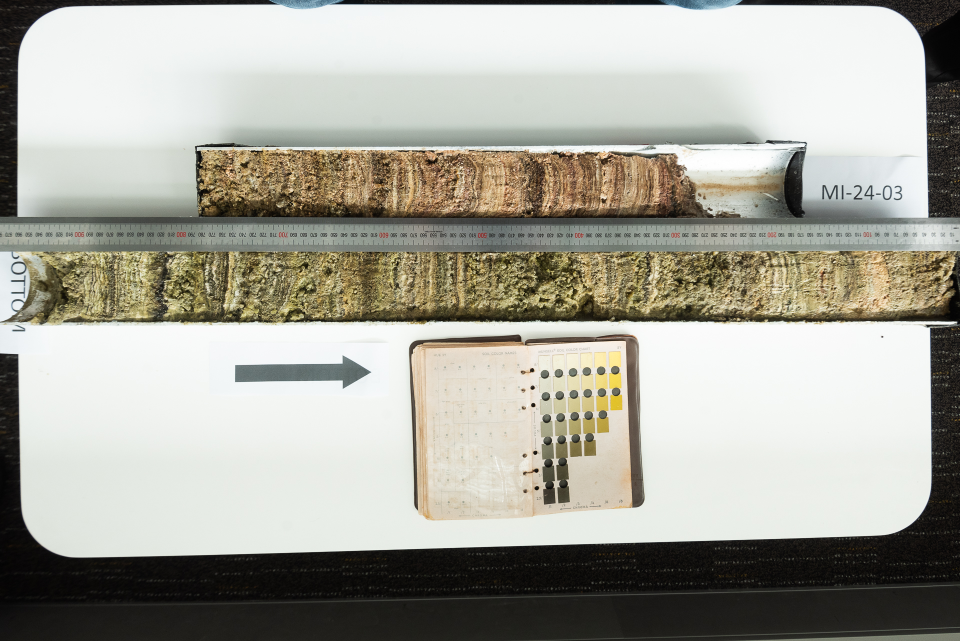
#> input picture image_processing/image-data/MI-24_03/SCREEN banner 96dpi-3148-2.jpg, 1920 x 1282 px, found by its file name (shown at 1/2 size)
$ python image_transforming.py
#> lines starting #> are read from the running program, lines starting #| are printed output that depends on the picture; after the words box and inside, x2 and y2 are one past the last pixel; in counts of white or black regions, pixels touching at a corner belong together
import cv2
import numpy as np

def import_img(image_path):
    """ Imports an image from a file path"""
    image = cv2.imread(image_path)
#> image is the input picture: shape (1282, 1920, 3); mean B, G, R 156.3, 166.3, 167.4
    assert image is not None, "No image found at the specified path"
    return image

def show_img(image, title='Image'):
    """ Displays an image"""
    cv2.imshow(title, image)
    cv2.waitKey(0)
    cv2.destroyAllWindows()

def remove_greys(image, show=False):
    """ Removes grey and white areas of an image"""
#> called with show = True
    hsv = cv2.cvtColor(image, cv2.COLOR_BGR2HSV)
#> hsv: shape (1282, 1920, 3); mean H, S, V 47.4, 32, 169.9
    lower_grey = np.array([0, 0, 50])
    upper_grey = np.array([180, 50, 200])
    lower_white = np.array([0, 0, 200])
    upper_white = np.array([180, 20, 255])
    mask_grey = cv2.inRange(hsv, lower_grey, upper_grey)
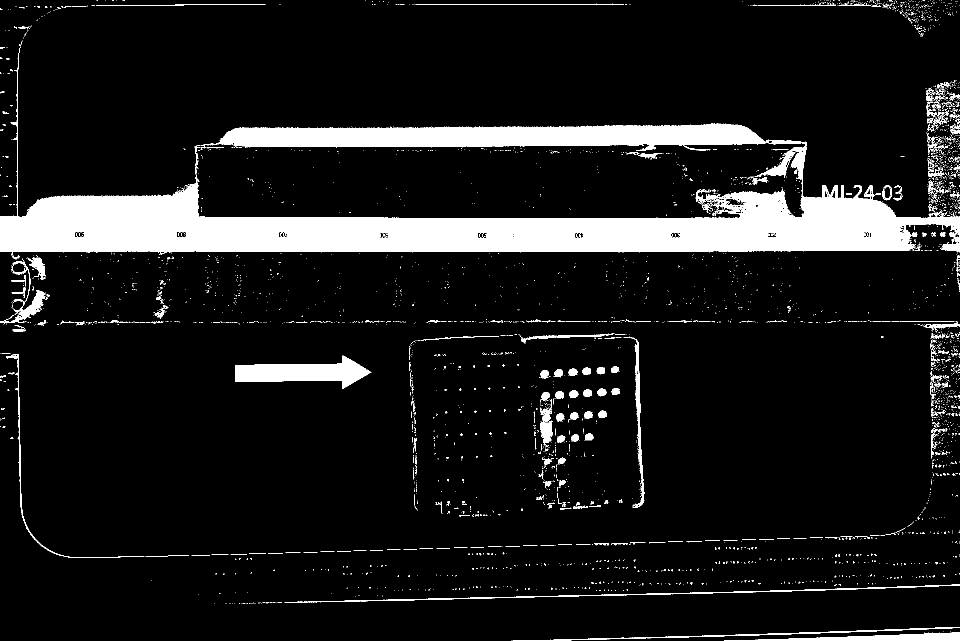
#> mask_grey: shape (1282, 1920) (shown at 1/2 size); 10.1% white; 3869 white regions (3639 under 20 px), largest, box (x1, y1, x2, y2) and area: (0, 93, 1920, 519) 196770, (470, 711, 743, 778) 9255, (1448, 1265, 1920, 1282) 3975
    mask_white = cv2.inRange(hsv, lower_white, upper_white)
#> mask_white: shape (1282, 1920); 50.3% white; 459 black regions (426 under 20 px), largest, box (x1, y1, x2, y2) and area: (0, 0, 1920, 1282) 1085131, (818, 668, 1290, 1041) 122952, (470, 711, 743, 778) 9269
    mask_combined = cv2.bitwise_or(mask_grey, mask_white)
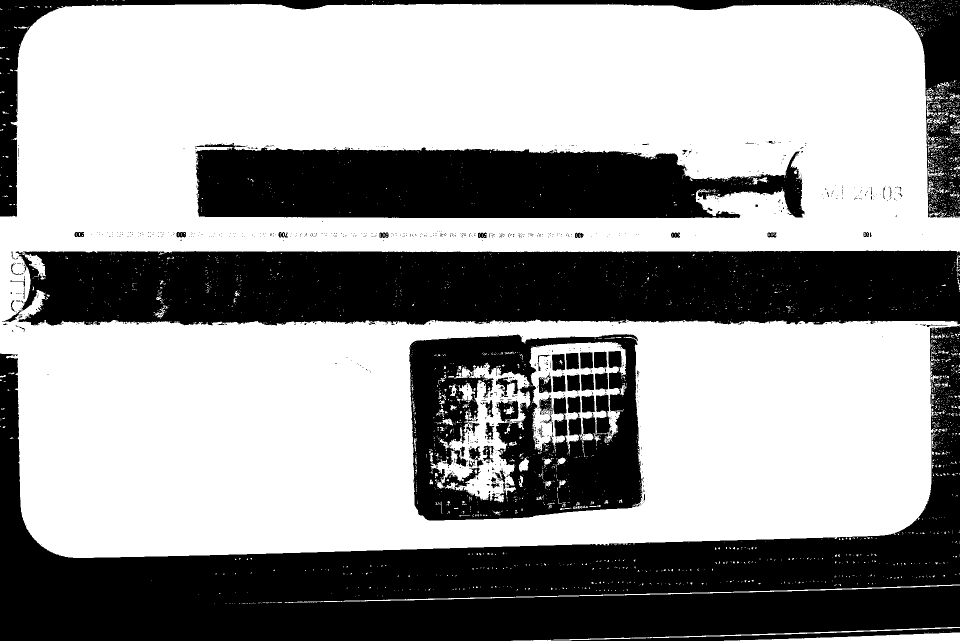
#> mask_combined: shape (1282, 1920) (shown at 1/2 size); 60.3% white; 1026 black regions (964 under 20 px), largest, box (x1, y1, x2, y2) and area: (0, 651, 1920, 1282) 385449, (4, 501, 1920, 651) 260217, (390, 286, 1609, 436) 141501
    mask_non_grey_white = cv2.bitwise_not(mask_combined)
    image_no_grey_white = cv2.bitwise_and(image, image, mask=mask_non_grey_white)
    if show == True:
        show_img(image_no_grey_white, title='Image with Greys and Whites Removed')
    return image_no_grey_white

def get_contours(image, show=False):
    """ Processes and finds contours in an image"""
#> called with show = True
    grey = cv2.cvtColor(image, cv2.COLOR_BGR2GRAY)
    show_img(grey, title='Grey Image')
    blurred = cv2.GaussianBlur(grey, (101, 101), 0)
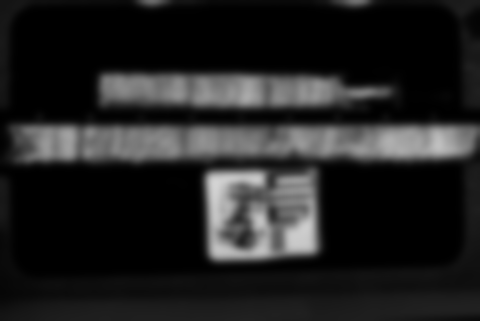
#> blurred: shape (1282, 1920) (shown at 1/4 size); min 0, max 211, mean 33.2
    show_img(blurred, title='Blurred Image')
    _, binary = cv2.threshold(blurred, 127, 255, cv2.THRESH_OTSU)
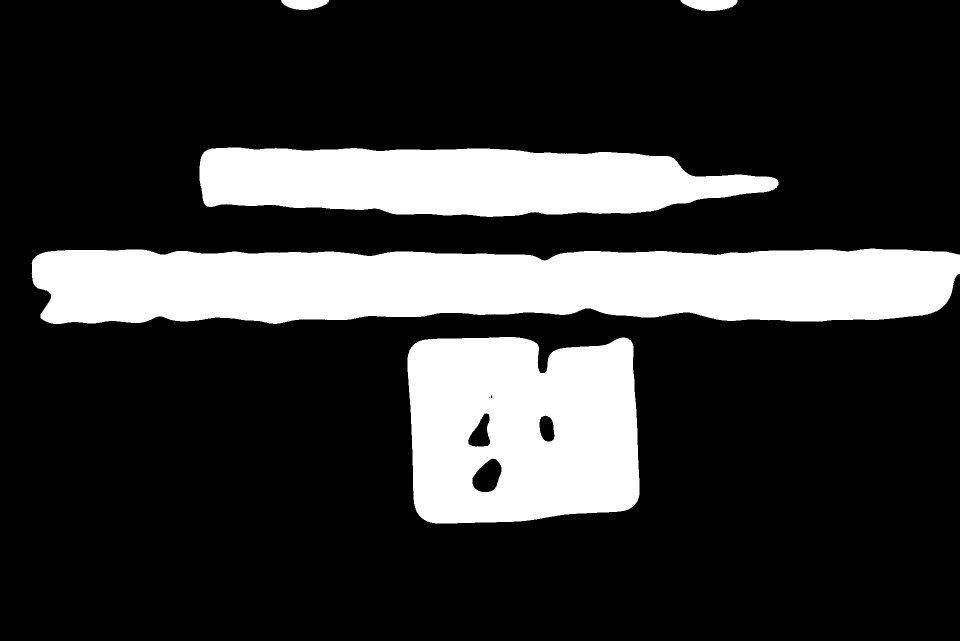
#> binary: shape (1282, 1920) (shown at 1/2 size); 21.1% white; 5 white regions
    show_img(binary, title='Binary Image')
    contours, _ = cv2.findContours(binary, cv2.RETR_LIST, cv2.CHAIN_APPROX_SIMPLE)
#> contours = 10 contours, 2 with area under 20; largest, box (x1, y1, x2, y2) and area: (63, 497, 1920, 648) 238538, (815, 674, 1279, 1047) 157082, (399, 295, 1557, 434) 122394, (944, 916, 1004, 985) 2781, (935, 826, 981, 894) 1842, (1361, 0, 1475, 22) 1794, (562, 0, 658, 20) 1360, (1078, 830, 1110, 884) 1274
    if show == True:
        cv2.drawContours(image, contours, -1, (0, 255, 0), 3)
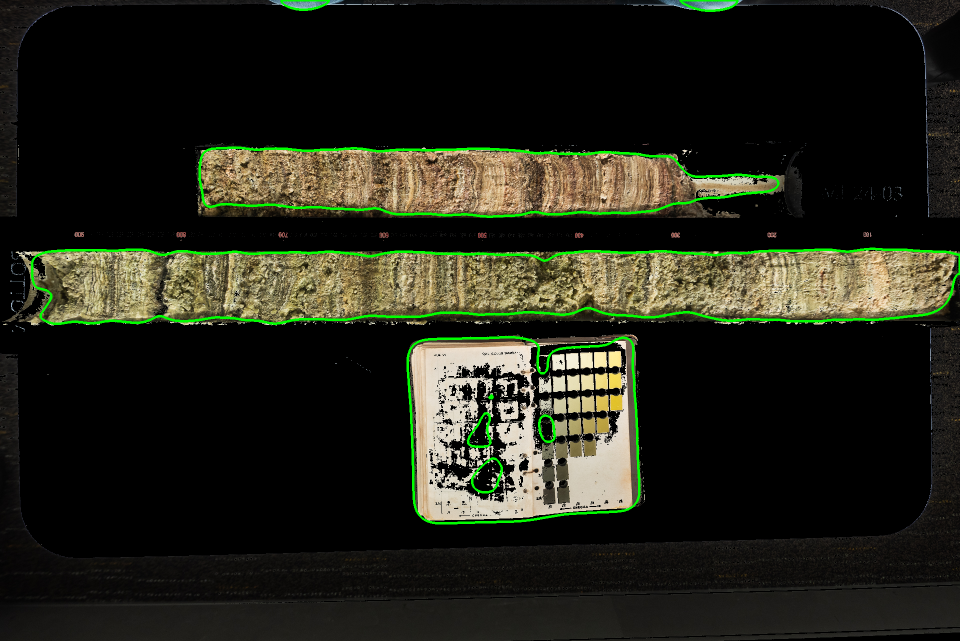
#> image: shape (1282, 1920, 3) (shown at 1/2 size); mean B, G, R 24.8, 36.5, 35.2
        show_img(image, title='Contours')
    return contours

def get_sediment_cores(filepath, show=True, print_results=False):
    """
    Basic function to detect coloured sediment cores in an image. Very
    specific to the images we have been provided: for instance, removes white
    and grey areas of the image to make processing easier.

    Params
    ------
        filepath (str): path to the image file
        show (bool): whether to display the image with bounding boxes around the sediment cores
        print_results (bool): whether to print the locations of the sediment cores

    Returns
    -------
        array of arrays of the form [x, y, w, h] where x, y are the coordinates of the
        top left corner of the bounding box
    """
    image = import_img(filepath)
    no_greys = remove_greys(image, show=True)
    contours = get_contours(no_greys, show=True)

    # find contours that correspond to sediment cores
    sediment_cores = []
    for contour in contours:
        area = cv2.contourArea(contour)
        if area > 100000: # the sediment cores are big!
            x, y, w, h = cv2.boundingRect(contour)
            if w > h*2 or h > w*2:
                # Draw the bounding box on the original image
                cv2.rectangle(image, (x, y), (x + w, y + h), (0, 255, 0), 2)
                cv2.putText(image, 'Sediment Core Detected', (x, y - 10), cv2.FONT_HERSHEY_SIMPLEX, 0.9, (0, 255, 0), 2)
                sediment_cores.append([x, y, w, h])
#> this loop made 10 passes
#> (area, x, y, w, h) on passes 6 to 8: (157082.5, 815, 674, 464, 373), (238537.5, 63, 497, 1857, 151), (122394, 399, 295, 1158, 139)
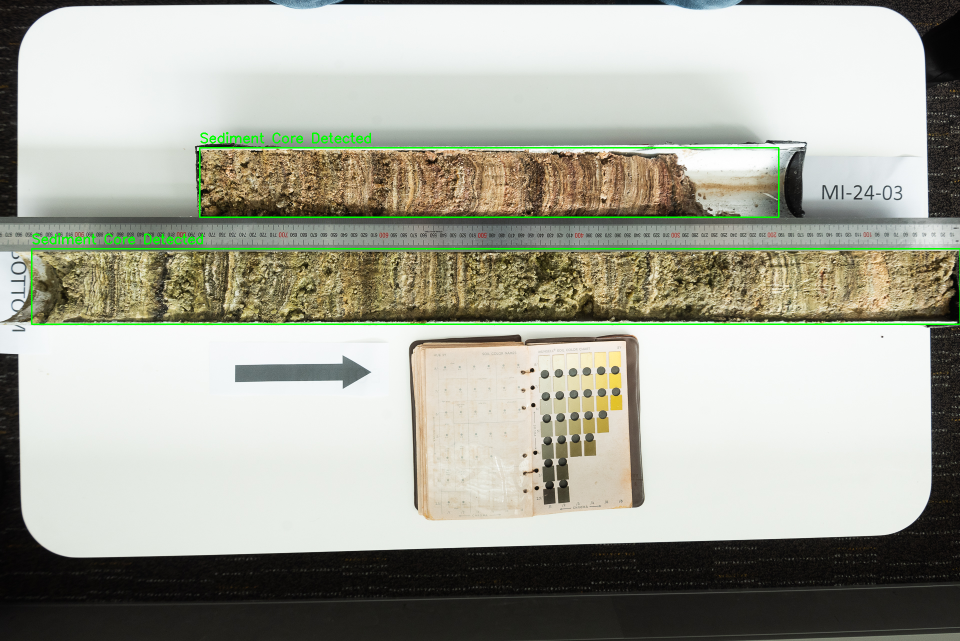
#> image: shape (1282, 1920, 3) (shown at 1/2 size); mean B, G, R 154.8, 167.2, 165.8
#> after the loop, sediment_cores = [[63, 497, 1857, 151], [399, 295, 1158, 139]]

    if print_results == True:
        print(f"Number of sediment cores detected: {len(sediment_cores)}")
#| Number of sediment cores detected: 2
        print(sediment_cores)
#| [[63, 497, 1857, 151], [399, 295, 1158, 139]]

    if show == True:
        show_img(image, title='Sediment Core Detection')
    return sediment_cores

sediment_cores = get_sediment_cores('image_processing\image-data\MI-24_03\SCREEN banner 96dpi-3148-2.jpg', print_results=True)
#> sediment_cores = [[63, 497, 1857, 151], [399, 295, 1158, 139]]

# def select_cm(image):
"""" Selects a region of interest in an image: Use for cropping the image to a cm? """
# [46 lines of commented-out code are left out]

$ run again, with image_processing/image-data/MI-24_03/SCREEN banner 96dpi-3152-2.jpg copied over image_processing/image-data/MI-24_03/SCREEN banner 96dpi-3148-2.jpg
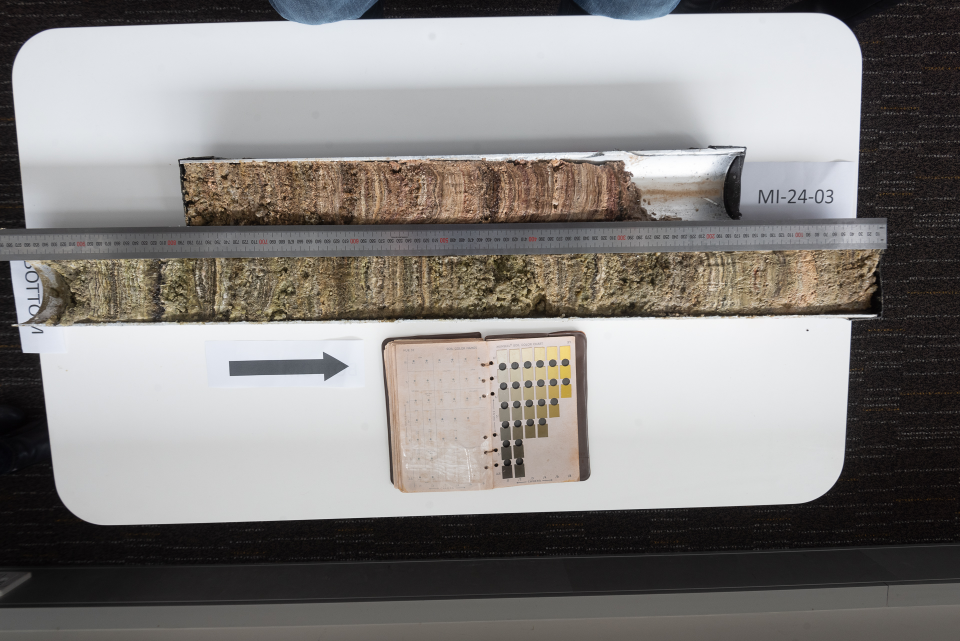
#> input picture image_processing/image-data/MI-24_03/SCREEN banner 96dpi-3152-2.jpg, 1920 x 1282 px, found by its file name (shown at 1/2 size)
#> in import_img, image is the input picture: shape (1282, 1920, 3); mean B, G, R 129.1, 131.3, 134.3
#> hsv: shape (1282, 1920, 3); mean H, S, V 74.9, 26.6, 136.8
#> mask_grey: shape (1282, 1920); 26.2% white; 9001 white regions (8658 under 20 px), largest, box (x1, y1, x2, y2) and area: (0, 73, 1779, 1051) 364626, (0, 1166, 1920, 1282) 166218, (981, 723, 1155, 976) 22478
#> mask_white: shape (1282, 1920); 33.4% white; 1032 white regions (962 under 20 px), largest, box (x1, y1, x2, y2) and area: (38, 629, 1754, 1048) 455346, (25, 26, 1723, 436) 331023, (778, 296, 1489, 363) 14747
#> mask_combined: shape (1282, 1920); 59.3% white; 1410 black regions (1321 under 20 px), largest, box (x1, y1, x2, y2) and area: (0, 0, 1920, 1216) 823919, (358, 316, 1442, 452) 115453, (765, 664, 1169, 986) 35838
#> binary: shape (1282, 1920); 15.8% white; 6 white regions
#> in get_contours, `contours, _ = cv2.findContours(binary, cv2.RETR_LIST, cv2.CHAIN_APPROX..`: contours = 11 contours, 5 with area under 20; largest, box (x1, y1, x2, y2) and area: (13, 495, 1760, 645) 199099, (367, 315, 1289, 447) 103834, (762, 665, 1166, 972) 67338, (547, 0, 744, 53) 7882, (1175, 0, 1362, 45) 6219, (1141, 903, 1160, 932) 388
#> in get_contours, `cv2.drawContours(image, contours, -1, (0, 255, 0), 3)`:
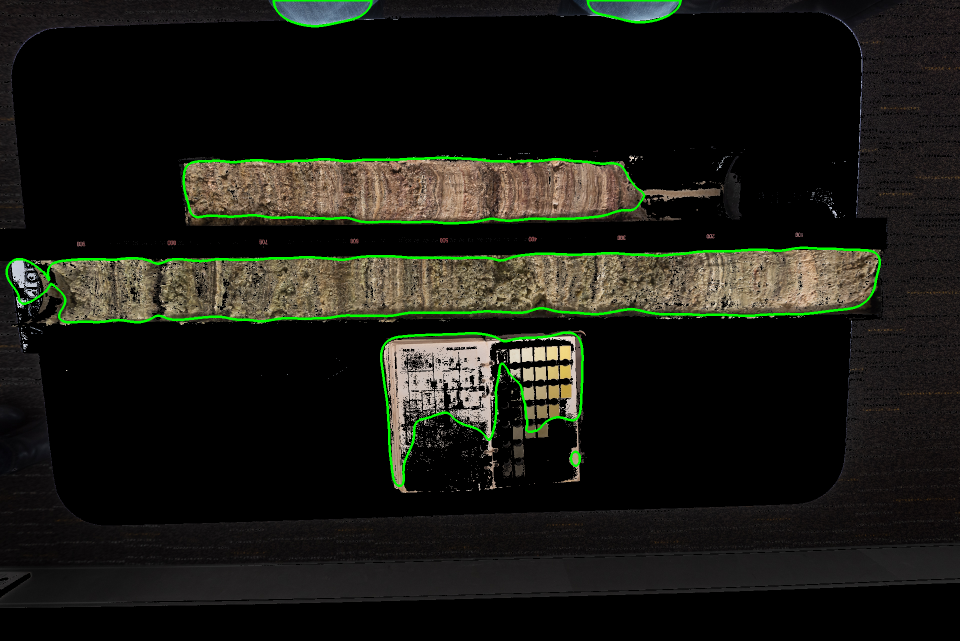
#> image: shape (1282, 1920, 3) (shown at 1/2 size); mean B, G, R 19.7, 26.5, 25.4
#> the loop in get_sediment_cores, `for contour in contours:` made 11 passes
#> (area, x, y, w, h) on passes 8 to 9: (199099, 13, 495, 1747, 150), (103834, 367, 315, 922, 132)
#> after the loop in get_sediment_cores, `for contour in contours:`:
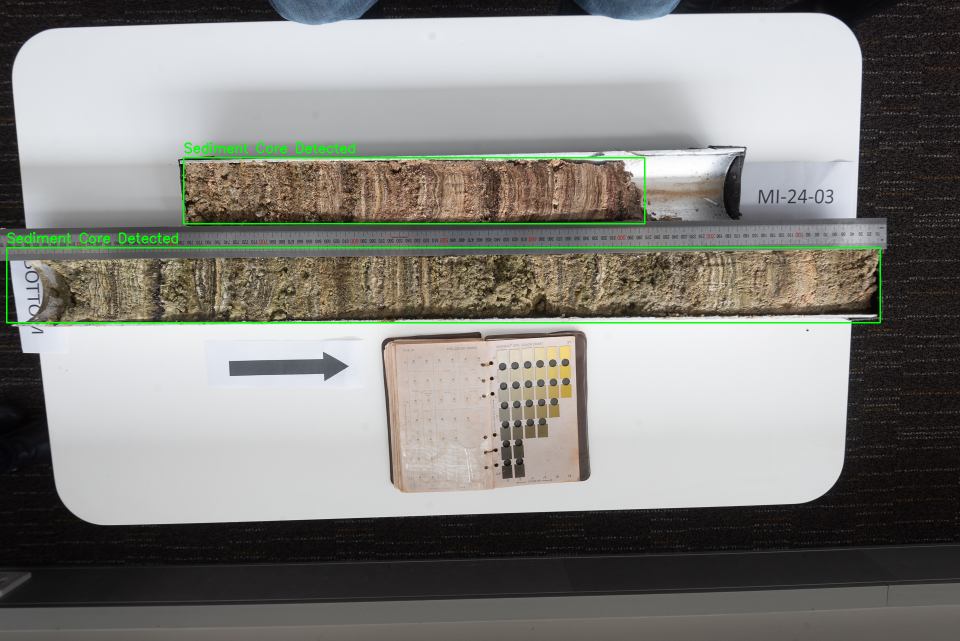
#> image: shape (1282, 1920, 3) (shown at 1/2 size); mean B, G, R 127.9, 132.4, 133.1
#> after the loop in get_sediment_cores, `for contour in contours:`: sediment_cores = [[13, 495, 1747, 150], [367, 315, 922, 132]]
#| Number of sediment cores detected: 2
#| [[13, 495, 1747, 150], [367, 315, 922, 132]]
